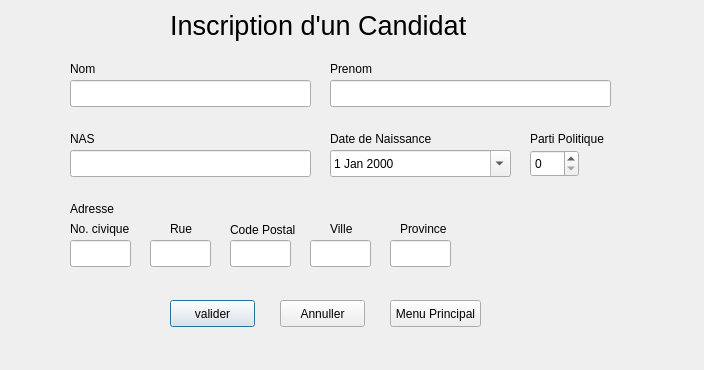
<?xml version="1.0" encoding="UTF-8"?>
<ui version="4.0">
 <class>CandidatInscriptionsClass</class>
 <widget class="QDialog" name="CandidatInscriptionsClass">
  <property name="geometry">
   <rect>
    <x>0</x>
    <y>0</y>
    <width>704</width>
    <height>370</height>
   </rect>
  </property>
  <property name="windowTitle">
   <string>CandidatInscriptions</string>
  </property>
  <widget class="QLabel" name="label">
   <property name="geometry">
    <rect>
     <x>70</x>
     <y>60</y>
     <width>55</width>
     <height>17</height>
    </rect>
   </property>
   <property name="text">
    <string>Nom</string>
   </property>
  </widget>
  <widget class="QLabel" name="label_2">
   <property name="geometry">
    <rect>
     <x>330</x>
     <y>60</y>
     <width>55</width>
     <height>17</height>
    </rect>
   </property>
   <property name="text">
    <string>Prenom</string>
   </property>
  </widget>
  <widget class="QLabel" name="label_3">
   <property name="geometry">
    <rect>
     <x>70</x>
     <y>130</y>
     <width>55</width>
     <height>17</height>
    </rect>
   </property>
   <property name="text">
    <string>NAS</string>
   </property>
  </widget>
  <widget class="QLabel" name="label_4">
   <property name="geometry">
    <rect>
     <x>330</x>
     <y>130</y>
     <width>131</width>
     <height>17</height>
    </rect>
   </property>
   <property name="text">
    <string>Date de Naissance</string>
   </property>
  </widget>
  <widget class="QLabel" name="label_5">
   <property name="geometry">
    <rect>
     <x>70</x>
     <y>200</y>
     <width>61</width>
     <height>17</height>
    </rect>
   </property>
   <property name="text">
    <string>Adresse </string>
   </property>
  </widget>
  <widget class="QLabel" name="label_6">
   <property name="geometry">
    <rect>
     <x>530</x>
     <y>130</y>
     <width>91</width>
     <height>17</height>
    </rect>
   </property>
   <property name="text">
    <string>Parti Politique</string>
   </property>
  </widget>
  <widget class="QLabel" name="label_7">
   <property name="geometry">
    <rect>
     <x>170</x>
     <y>10</y>
     <width>341</width>
     <height>31</height>
    </rect>
   </property>
   <property name="font">
    <font>
     <pointsize>20</pointsize>
    </font>
   </property>
   <property name="layoutDirection">
    <enum>Qt::LeftToRight</enum>
   </property>
   <property name="text">
    <string>Inscription d'un Candidat</string>
   </property>
  </widget>
  <widget class="QPushButton" name="pushButton">
   <property name="geometry">
    <rect>
     <x>170</x>
     <y>300</y>
     <width>85</width>
     <height>27</height>
    </rect>
   </property>
   <property name="text">
    <string>valider</string>
   </property>
  </widget>
  <widget class="QPushButton" name="pushButton_2">
   <property name="geometry">
    <rect>
     <x>280</x>
     <y>300</y>
     <width>85</width>
     <height>27</height>
    </rect>
   </property>
   <property name="text">
    <string>Annuller</string>
   </property>
  </widget>
  <widget class="QPushButton" name="pushButton_3">
   <property name="geometry">
    <rect>
     <x>390</x>
     <y>300</y>
     <width>91</width>
     <height>27</height>
    </rect>
   </property>
   <property name="text">
    <string>Menu Principal</string>
   </property>
  </widget>
  <widget class="QLineEdit" name="LineEditNom">
   <property name="geometry">
    <rect>
     <x>70</x>
     <y>80</y>
     <width>241</width>
     <height>27</height>
    </rect>
   </property>
  </widget>
  <widget class="QLineEdit" name="lineEdit_2">
   <property name="geometry">
    <rect>
     <x>330</x>
     <y>80</y>
     <width>281</width>
     <height>27</height>
    </rect>
   </property>
  </widget>
  <widget class="QLineEdit" name="lineEdit_3">
   <property name="geometry">
    <rect>
     <x>70</x>
     <y>150</y>
     <width>241</width>
     <height>27</height>
    </rect>
   </property>
  </widget>
  <widget class="QLineEdit" name="lineEdit_5">
   <property name="geometry">
    <rect>
     <x>70</x>
     <y>240</y>
     <width>61</width>
     <height>27</height>
    </rect>
   </property>
  </widget>
  <widget class="QDateEdit" name="dateEdit">
   <property name="geometry">
    <rect>
     <x>330</x>
     <y>150</y>
     <width>181</width>
     <height>27</height>
    </rect>
   </property>
   <property name="maximumDate">
    <date>
     <year>7937</year>
     <month>12</month>
     <day>31</day>
    </date>
   </property>
   <property name="minimumDate">
    <date>
     <year>1770</year>
     <month>1</month>
     <day>1</day>
    </date>
   </property>
   <property name="calendarPopup">
    <bool>true</bool>
   </property>
  </widget>
  <widget class="QSpinBox" name="spinBox">
   <property name="geometry">
    <rect>
     <x>530</x>
     <y>150</y>
     <width>49</width>
     <height>27</height>
    </rect>
   </property>
   <property name="maximum">
    <number>4</number>
   </property>
  </widget>
  <widget class="QLabel" name="label_8">
   <property name="geometry">
    <rect>
     <x>70</x>
     <y>220</y>
     <width>61</width>
     <height>17</height>
    </rect>
   </property>
   <property name="text">
    <string>No. civique</string>
   </property>
  </widget>
  <widget class="QLineEdit" name="lineEdit_6">
   <property name="geometry">
    <rect>
     <x>150</x>
     <y>240</y>
     <width>61</width>
     <height>27</height>
    </rect>
   </property>
  </widget>
  <widget class="QLabel" name="label_9">
   <property name="geometry">
    <rect>
     <x>170</x>
     <y>220</y>
     <width>31</width>
     <height>17</height>
    </rect>
   </property>
   <property name="text">
    <string>Rue</string>
   </property>
  </widget>
  <widget class="QLabel" name="label_10">
   <property name="geometry">
    <rect>
     <x>230</x>
     <y>220</y>
     <width>71</width>
     <height>20</height>
    </rect>
   </property>
   <property name="text">
    <string>Code Postal</string>
   </property>
  </widget>
  <widget class="QLineEdit" name="lineEdit_7">
   <property name="geometry">
    <rect>
     <x>230</x>
     <y>240</y>
     <width>61</width>
     <height>27</height>
    </rect>
   </property>
  </widget>
  <widget class="QLineEdit" name="lineEdit_8">
   <property name="geometry">
    <rect>
     <x>310</x>
     <y>240</y>
     <width>61</width>
     <height>27</height>
    </rect>
   </property>
  </widget>
  <widget class="QLabel" name="label_11">
   <property name="geometry">
    <rect>
     <x>330</x>
     <y>220</y>
     <width>31</width>
     <height>17</height>
    </rect>
   </property>
   <property name="text">
    <string>Ville</string>
   </property>
  </widget>
  <widget class="QLabel" name="label_12">
   <property name="geometry">
    <rect>
     <x>400</x>
     <y>220</y>
     <width>51</width>
     <height>17</height>
    </rect>
   </property>
   <property name="text">
    <string>Province</string>
   </property>
  </widget>
  <widget class="QLineEdit" name="lineEdit_9">
   <property name="geometry">
    <rect>
     <x>390</x>
     <y>240</y>
     <width>61</width>
     <height>27</height>
    </rect>
   </property>
  </widget>
 </widget>
 <layoutdefault spacing="6" margin="11"/>
 <resources/>
 <connections/>
</ui>
